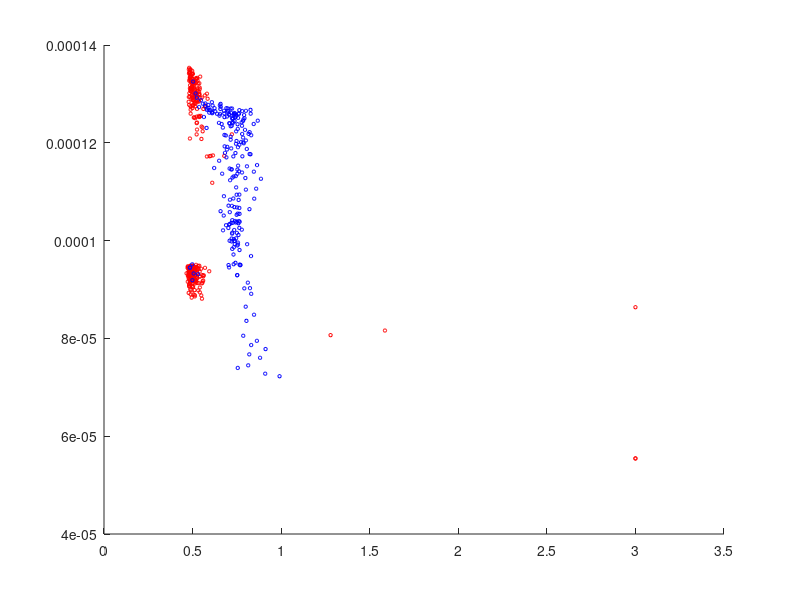

Reproduce this figure in MATLAB.

load('dataset_M.mat');
m_data = dataset;
load('dataset_O.mat');
o_data = dataset;

%display scatter plot

scatter(o_data(:,1),o_data(:,2),6,'r'),hold on;;
scatter(m_data(:,1),m_data(:,2),6,'b');
% Number of observations of each class
n1=size(m_data,1);
n2=size(o_data,1);

%Mean of each class
c1 = [m_data(:,1) m_data(:,2)];
c2 = [o_data(:,1) o_data(:,2)];
mu1=mean(c1);
mu2=mean(c2);

% Average of the mean of all classes
mu=(mu1+mu2)/2;

% Center the data (data-mean)
d1=c1-repmat(mu1,size(c1,1),1);
d2=c2-repmat(mu2,size(c2,1),1);


% Calculate the within class variance (SW)
s1 = d1' * d1;
s2 = d2' * d2;
sw = s1 + s2;
invsw = inv(sw);

% W is for reducing the dimensionality to genrate non-linear transform
w = invsw * (mu2-mu1)';
save('W.mat','w');
backup = [-0.7936 0.8899];
